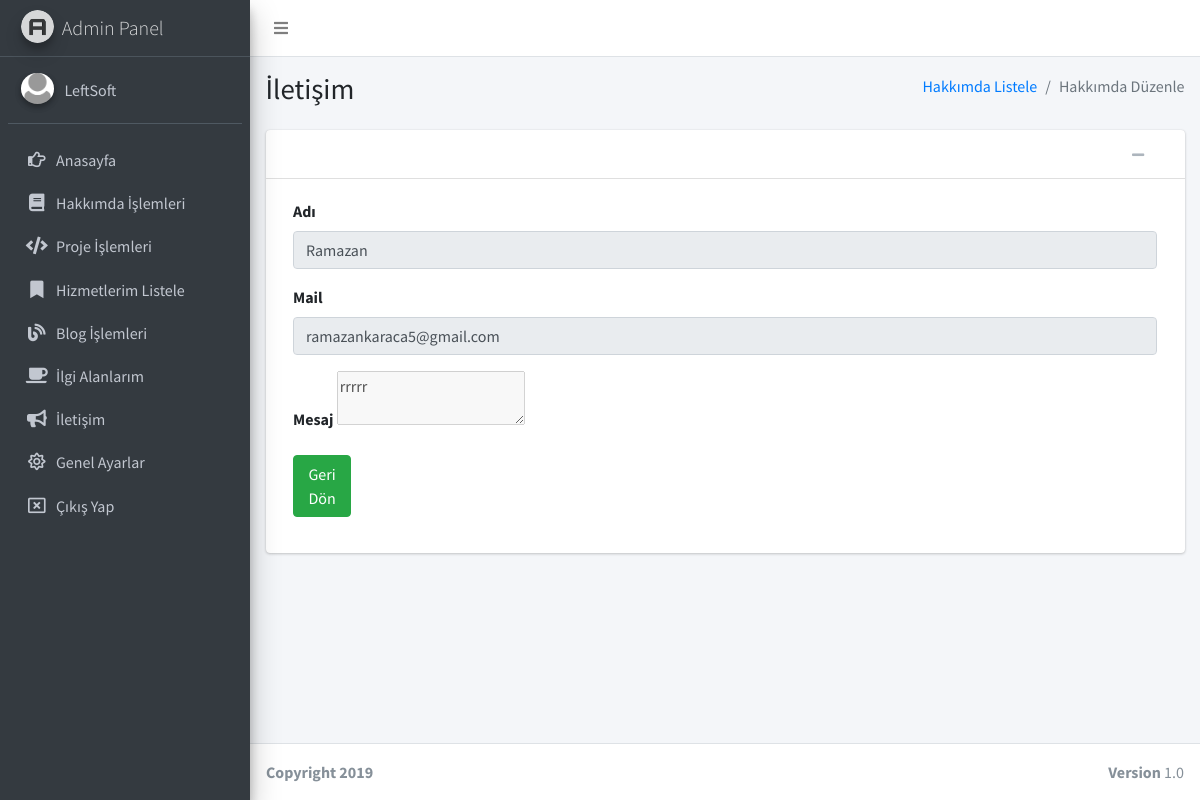
Screenshot of /admin/sayfalar/iletisim-duzenle.php?iletisim_id=5 (signed in) with the database file from the repository.
### tables this page shows
CREATE TABLE `kullanici` (
  `kullanici_id` int(11) NOT NULL,
  `kullanici_mail` varchar(100) NOT NULL,
  `kullanici_password` varchar(50) NOT NULL,
  `kullanici_ad` varchar(50) NOT NULL
);

CREATE TABLE `iletisim` (
  `iletisim_id` int(11) NOT NULL,
  `iletisim_isim` text NOT NULL,
  `iletisim_mail` text NOT NULL,
  `iletisim_mesaj` text NOT NULL
);

### admin/sayfalar/iletisim-duzenle.php (the view, shortened to what this page needs)
<?php
include 'header.php';
$hakkimdasor=$db->prepare("SELECT * FROM iletisim where iletisim_id=:id");
$hakkimdasor->execute(array(
  'id' => $_GET['iletisim_id']
  ));
$hakkimdacek=$hakkimdasor->fetch(PDO::FETCH_ASSOC);
?>
  <div class="content-wrapper">
    <section class="content-header">
      <div class="container-fluid">
        <div class="row mb-2">
          <div class="col-sm-6">
            <h1>İletişim</h1>
          </div>
          <div class="col-sm-6">
            <ol class="breadcrumb float-sm-right">
              <li class="breadcrumb-item"><a href="kanal-listele.php">Hakkımda Listele</a></li>
              <li class="breadcrumb-item active">Hakkımda Düzenle</li>
            </ol>
          </div>
        </div>
      </div>
    </section>
    <section class="content">
      <div class="container-fluid">
        <div class="card card-default">
          <div class="card-header">
            <div class="card-tools">
              <button type="button" class="btn btn-tool" data-card-widget="collapse"><i class="fas fa-minus"></i></button>
              <button type="button" class="btn btn-tool" data-card-widget="remove"><i class="fas fa-remove"></i></button>
            </div>
          </div>
          <div class="card-body">
             <div class="col-sm-12">
                      <div class="form-group">
                        <label>Adı</label>
                        <input type="text" disabled  class="form-control" placeholder="Ad" value="<?php echo $hakkimdacek['iletisim_isim']; ?>">
                      </div>
                    </div>
 <div class="col-sm-12">
                      <div class="form-group">
                        <label>Mail</label>
                        <input type="text" disabled class="form-control" placeholder="adres" value="<?php echo $hakkimdacek['iletisim_mail']; ?>">
                      </div>
                    </div>
                    <div class="col-sm-12">
                      <div class="form-group">
                        <label>Mesaj</label>
                        <textarea  class="ckeditor" id="editor1"  disabled=""><?php echo $hakkimdacek['iletisim_mesaj']; ?></textarea>
                      </div>
                    </div>
                  <div class="form-group">
              <div align="left" class="col-sm-1">
                <a href="iletisim-listele.php"><button class="btn btn-success">Geri Dön</button></a>
              </div>
            </div>
          </div>
        </div>
      </div>
    </section>
  </div>
  <footer class="main-footer">
    <div class="float-right d-none d-sm-block">
      <b>Version</b> 1.0
    </div>
    <strong>Copyright 2019</strong>
  </footer>
</div>
</body>
</html>

### admin/sayfalar/header.php (shortened to what this page needs)
<?php
include '../../baglan.php';
$kullanicisor=$db->prepare("SELECT * FROM kullanici where kullanici_mail=:mail");
$kullanicisor->execute(array(
  'mail' => $_SESSION['kullanici_mail']
  ));
$kullanicicek=$kullanicisor->fetch(PDO::FETCH_ASSOC);
?>
<!DOCTYPE html>
<html>
<head>
  <link rel="stylesheet" href="https://code.ionicframework.com/ionicons/2.0.1/css/ionicons.min.css">
  <link rel="stylesheet" href="../plugins/fontawesome-free/css/all.min.css">
  <link rel="stylesheet" href="https://code.ionicframework.com/ionicons/2.0.1/css/ionicons.min.css">
  <link rel="stylesheet" href="../plugins/tempusdominus-bootstrap-4/css/tempusdominus-bootstrap-4.min.css">
  <link rel="stylesheet" href="../plugins/icheck-bootstrap/icheck-bootstrap.min.css">
  <link rel="stylesheet" href="../plugins/jqvmap/jqvmap.min.css">
  <link rel="stylesheet" href="../dist/css/adminlte.min.css">
  <link rel="stylesheet" href="../plugins/overlayScrollbars/css/OverlayScrollbars.min.css">
  <link rel="stylesheet" href="../plugins/daterangepicker/daterangepicker.css">
  <link rel="stylesheet" href="../plugins/summernote/summernote-bs4.css">
  <link rel="stylesheet" href="../plugins/datatables-bs4/css/dataTables.bootstrap4.css">
</head>
<body class="hold-transition sidebar-mini layout-fixed">
<div class="wrapper">
  <nav class="main-header navbar navbar-expand navbar-white navbar-light">
    <ul class="navbar-nav">
      <li class="nav-item">
        <a class="nav-link" data-widget="pushmenu" href="#"><i class="fas fa-bars"></i></a>
      </li>
    </ul>
  </nav>
  <aside class="main-sidebar sidebar-dark-primary elevation-4">
    <a href="index.php" class="brand-link">
      <img src="../dist/img/AdminLTELogo.png" alt="AdminLTE Logo" class="brand-image img-circle elevation-3"
           style="opacity: .8">
      <span class="brand-text font-weight-light">Admin Panel</span>
    </a>
    <div class="sidebar">
      <div class="user-panel mt-3 pb-3 mb-3 d-flex">
        <div class="image">
          <img src="../dist/img/user2-160x160.png" class="img-circle elevation-2" alt="User Image">
        </div>
        <div class="info">
          <a href="#" class="d-block"><?php echo $kullanicicek['kullanici_ad']; ?></a>
        </div>
      </div>
      <nav class="mt-2">
        <ul class="nav nav-pills nav-sidebar flex-column" data-widget="treeview" role="menu" data-accordion="false">
               <li class="nav-item">
            <a href="index.php" class="nav-link">
              <i class="nav-icon far fa-hand-point-right"></i>
              <p>
                Anasayfa
              </p>
            </a>
          </li>
         <li class="nav-item">
            <a href="hakkimda-listele.php" class="nav-link">
              <i class="nav-icon fas fa-book"></i>
              <p>
                Hakkımda İşlemleri
              </p>
            </a>
          </li>
          <li class="nav-item">
            <a href="proje-listele.php" class="nav-link">
              <i class="nav-icon fas fa-code"></i>
              <p>
                Proje İşlemleri
              </p>
            </a>
          </li>
          <li class="nav-item">
            <a href="hizmet-listele.php" class="nav-link">
              <i class="nav-icon  fas fa-bookmark"></i>
              <p>
                Hizmetlerim Listele
              </p>
            </a>
          </li>
           <li class="nav-item">
            <a href="blog-listele.php" class="nav-link">
              <i class="nav-icon fas fa-blog"></i>
              <p>
                Blog İşlemleri
              </p>
            </a>
          </li>
          <li class="nav-item">
            <a href="ilgi-listele.php" class="nav-link">
              <i class="nav-icon fas fa-coffee"></i>
              <p>
                İlgi Alanlarım
              </p>
            </a>
          </li>
          <li class="nav-item">
            <a href="iletisim-listele.php" class="nav-link">
              <i class="nav-icon fas fa-bullhorn"></i>
              <p>
                İletişim
              </p>
            </a>
          </li>
          <li class="nav-item">
            <a href="genel-ayar.php" class="nav-link">
              <i class="nav-icon far fa-sun"></i>
              <p>
                Genel Ayarlar
              </p>
            </a>
          </li>
     <li class="nav-item">
            <a href="logout.php" class="nav-link">
              <i class="nav-icon far fa-window-close"></i>
              <p>
                Çıkış Yap
              </p>
            </a>
          </li>
        </ul>
      </nav>
    </div>
  </aside>

### rows the page displays
kullanici: kullanici_ad "LeftSoft"
iletisim: iletisim_isim "Ramazan", iletisim_mail "ramazankaraca5@gmail.com", iletisim_mesaj "rrrrr"
